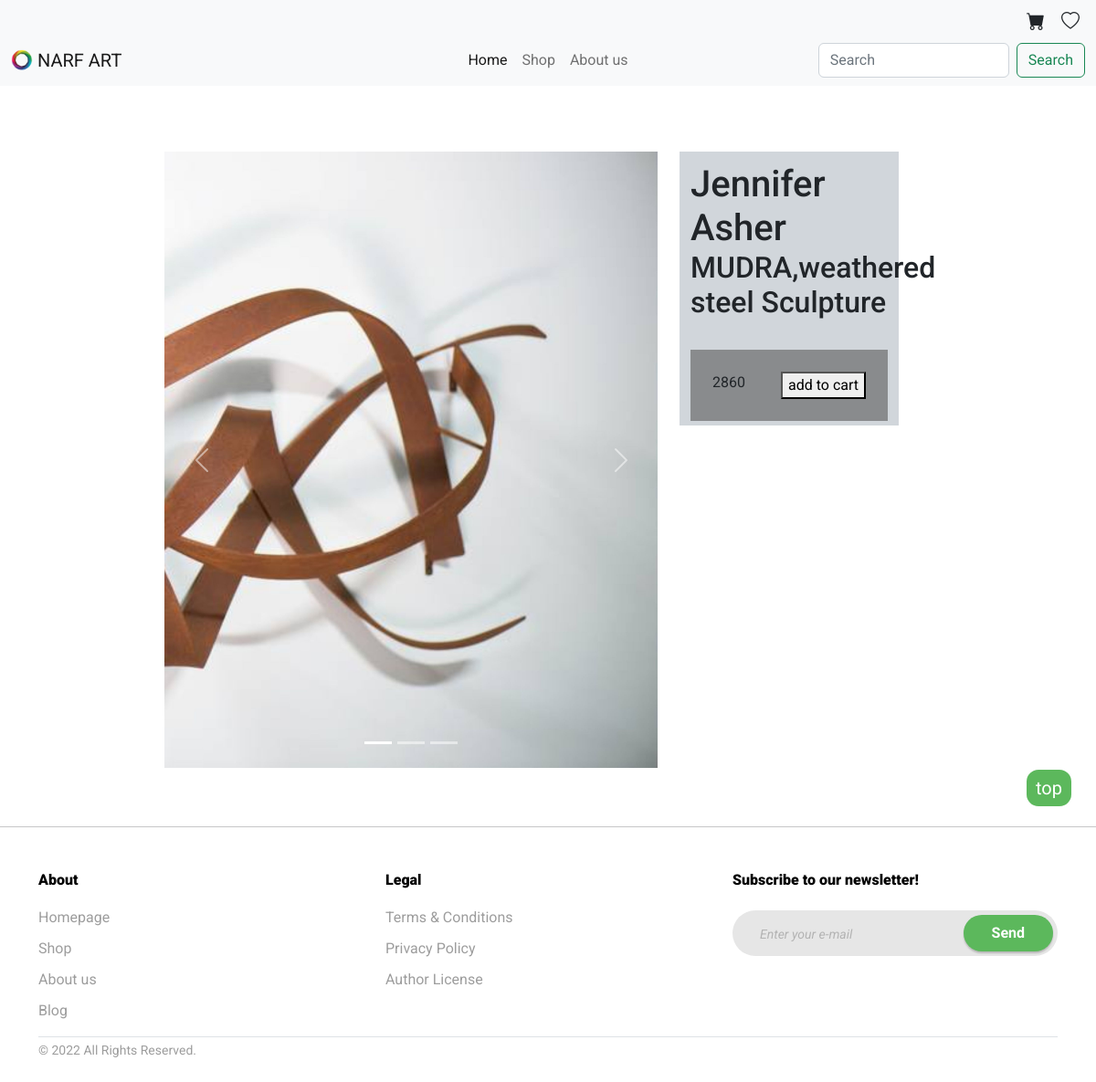
The app's page /product/17 with its own data.
### gallery/models.py (models this page shows)
class Card(models.Model):
    name = models.CharField(max_length=100)
    author = models.CharField(max_length=100)
    photo = models.ImageField(upload_to ='image', default = False)
    text = models.TextField()
    pub_date = models.DateField('Date published')
    price = models.IntegerField(blank=True, null=True)

### gallery/views.py (the view)
# urls.py: path('product/<int:card_id>',views.card_by_id, name = 'product' ),
def card_by_id(request,card_id):
    card = Card.objects.get(pk = card_id)
    return render(request,'product.html', {'card': card })

### gallery/templates/product.html (shortened to what this page needs)
{% load static %}
<!DOCTYPE html>
<html lang="en">
<head>
    <link rel="stylesheet" href="{% static './styles/style.css' %}">
    <link href="https://cdn.jsdelivr.net/npm/bootstrap@5.1.3/dist/css/bootstrap.min.css" rel="stylesheet">
    <link rel="stylesheet" href="https://cdn.jsdelivr.net/npm/bootstrap-icons@1.8.1/font/bootstrap-icons.css">
    <link rel="stylesheet" href="fonts/icomoon/style.css">
    <link rel="stylesheet" href="bootstrap.min.css">
    <link rel="stylesheet" href=" {% static './styles/style-FOOTER1.css' %} ">
</head>
<body>
  <nav id="ad" class="navbar sticky-top navbar-light bg-light">
    <div class="icon"><i class="bi bi-cart-fill fa-lg icon" style="font-size: 1.25em;"></i></div>
    <div class="icon"><a onclick="changeheart()" id="heart"><i class="bi bi-heart icon" style="font-size: 1.25em;"></i></a></div>
  </nav>
  <nav class="navbar sticky-top navbar-expand-lg navbar-light bg-light">
    <div class="container-fluid">
      <a class="navbar-brand" href="{% url 'index' %}">
        <img src="{% static '/logo.png' %}" alt="" width="24" height="24" class="d-inline-block align-text-top">
        NARF ART
      </a>
      <div class="collapse navbar-collapse" id="navbarTogglerDemo02">
        <ul class="navbar-nav me-auto mb-2 mb-lg-0 nav navbar-nav navbar-center">
          <li class="nav-item">
            <a class="nav-link active" aria-current="page" href="{% url 'index' %}">Home</a>
          </li>
          <li class="nav-item">
            <a class="nav-link" href="{% url 'shop' %}">Shop</a>
          </li>
          <li class="nav-item">
            <a class="nav-link" href="{% url 'aboutus' %}">About us</a>
          </li>
        </ul>
        <form class="d-flex --search">
          <input class="form-control me-2" type="search" placeholder="Search" aria-label="Search">
          <button class="btn btn-outline-success" type="submit">Search</button>
        </form>
      </div>
    </div>
  </nav>
    <br><br><br>
    <div class="carousel-text">
        <div id="carouselExampleIndicators" class="carousel slide" data-bs-ride="true">
            <div class="carousel-indicators">
            <button type="button" data-bs-target="#carouselExampleIndicators" data-bs-slide-to="0" class="active" aria-current="true" aria-label="Slide 1"></button>
            <button type="button" data-bs-target="#carouselExampleIndicators" data-bs-slide-to="1" aria-label="Slide 2"></button>
            <button type="button" data-bs-target="#carouselExampleIndicators" data-bs-slide-to="2" aria-label="Slide 3"></button>
            </div>
            <div class="carousel-inner">
            <div class="carousel-item active">
                <img src="{{ BASIC_DIR }}/media/{{card.photo}} " class="d-block w-100" alt="...">
            </div>
            </div>
            <button class="carousel-control-prev" type="button" data-bs-target="#carouselExampleIndicators" data-bs-slide="prev">
            <span class="carousel-control-prev-icon" aria-hidden="true"></span>
            </button>
            <button class="carousel-control-next" type="button" data-bs-target="#carouselExampleIndicators" data-bs-slide="next">
            <span class="carousel-control-next-icon" aria-hidden="true"></span>
            </button>
        </div>
        <div class="product-text">
            <h1 style="margin-bottom: 0;">{{card.author}}</h1>
            <h2 style="margin-top: 0;">{{card.name}}</h2>
            <div class="price-product">
              {{card.price}}
                <button> add to cart</button>
            </div>
        </div>
    </div>
    <a href="#" style="background: #5cb85c; color: white; border-radius: 15px; border: solid 2px white; padding: 5px 10px; font-size: 1.25em; float: right; margin-right: 25px;">top</a>
    <br><br><hr>
    <footer class="footer-39201">
      <div class="container">
        <div class="row">
          <div class="col-md mb-md-0">
            <h3>About</h3>
            <ul class="list-unstyled nav-links">
              <li><a href="index.html">Homepage</a></li>
              <li><a href="shop.html">Shop</a></li>
              <li><a href="abouts-uss.html">About us</a></li>
              <li><a href="#">Blog</a></li>
            </ul>
          </div>
          <div class="col-md mb-4 mb-md-0">
            <h3>Legal</h3>
            <ul class="list-unstyled nav-links">
              <li><a href="#">Terms &amp; Conditions</a></li>
              <li><a href="#">Privacy Policy</a></li>
              <li><a href="#">Author License</a></li>
            </ul>
          </div>
          <div class="col-md-4 mb-4 mb-md-0">
            <h3>Subscribe to our newsletter!</h3>
            <form action="#" class="subscribe">
                <input type="text" class="form-control" placeholder="Enter your e-mail">
                <input type="submit" class="btn btn-submit"  style="background: #5cb85c;"  value="Send">
              </form>
          </div>
        </div>
        <div class="row align-items-center">
          <div class="col-12">
            <div class="border-top "></div>
          </div>
          <div class="col-md-6">
            <p><small>&copy; 2022 All Rights Reserved.</small></p>
          </div>
          <div class="col-md-6 text-md-right">
            <ul class="social list-unstyled">
              <li><a href="#" style="font-size: 1.25em;"></a></li>
              <li><a href="#" style="font-size: 1.25em;"></a></li>
              <li><a href="#" style="font-size: 1.25em;"></a></li>
              <li><a href="#" style="font-size: 1.25em;"></a></li>
              <li><a href="#" style="font-size: 1.25em;"></a></li>
            </ul>
          </div>
        </div>
      </div>
    </footer>
</body>
</html>

### static/styles/style.css (style rules this page uses)
@media (min-width: 992px) { .navbar-nav.navbar-center { position: absolute; left: 50%; transform: translatex(-50%); } }
@media (min-width: 992px) { .--search { position: absolute; right: 1%; } }
@media (min-width: 768px) { .carousel-text { display:flex; margin-left: 15vw; margin-right: 15vw; } }
@media (min-width: 768px) { .carousel { width: 45vw; } }
@media (min-width: 768px) { .product-text { height: 25vw; padding: 1vw; width: 20vw; margin-left: 2vw; background-color: rgb(209, 214, 219); } }
@media (min-width: 768px) { .price-product { padding: 2vw; display: flex; justify-content: space-between; background-color: rgb(137, 139, 141); } }
#ad.navbar { justify-content: flex-end; }
.icon { margin-right: 1.5%; }
#ad.navbar { padding-bottom: 0px; }

### static/styles/style-FOOTER1.css (style rules this page uses)
body { font-family: "Roboto", -apple-system, BlinkMacSystemFont, "Segoe UI", Roboto, "Helvetica Neue", Arial, "Noto Sans", sans-serif, "Apple Color Emoji", "Segoe UI Emoji", "Segoe UI Symbol", "Noto Color Emoji"; }
h1, h2, h3, h4, h5, h6, .h1, .h2, .h3, .h4, .h5, .h6 { font-family: "Roboto", -apple-system, BlinkMacSystemFont, "Segoe UI", Roboto, "Helvetica Neue", Arial, "Noto Sans", sans-serif, "Apple Color Emoji", "Segoe UI Emoji", "Segoe UI Symbol", "Noto Color Emoji"; }
a { -webkit-transition: .3s all ease; -o-transition: .3s all ease; transition: .3s all ease; }
a, a:hover { text-decoration: none !important; }
.footer-39201 { padding: 2rem 0; color: #9d9d9d; }
.footer-39201 .subscribe { position: relative; }
.footer-39201 .subscribe .form-control { background-color: #e6e6e6; -webkit-box-shadow: none; box-shadow: none; border-radius: 30px; height: 50px; padding-left: 30px; padding-right: 130px; border: none; color: #000; }
.footer-39201 .subscribe .btn-submit { background: #614ad3; height: 40px; border-radius: 30px; padding-left: 30px; padding-right: 30px; color: #fff; font-weight: bold; position: absolute; top: 5px; right: 5px; -webkit-box-shadow: 0 2px 2px 0 rgba(0, 0, 0, 0.2); box-shadow: 0 2px 2px 0 rgba(0, 0, 0, 0.2); }
.footer-39201 h3 { font-size: 16px; font-weight: 900; color: #000; margin-bottom: 20px; }
.footer-39201 .nav-links li { display: block; margin-bottom: 10px; }
.footer-39201 .nav-links li a { color: #9d9d9d; }
.footer-39201 .social li { display: inline-block; }
.footer-39201 .social li a { display: inline-block; padding: 10px; color: #9d9d9d; }

### records on screen
Card: photo (picture), author "Jennifer Asher", name "MUDRA,weathered steel Sculpture", price "2860"
